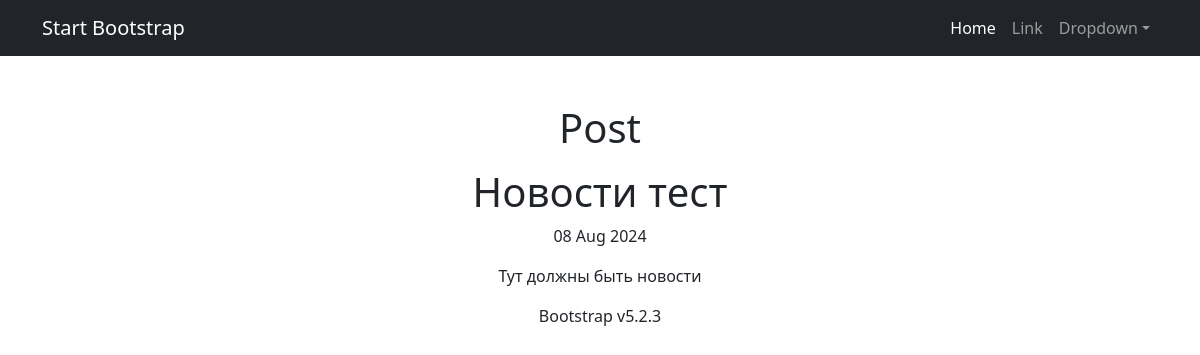
/posts/49, run on the app's committed database.
### news/models.py (models this page shows, shortened)
class Post(models.Model):
    article = 'A'
    news = 'N'
    POSITIONS = [
        (article, 'статья'),
        (news, 'новость')
    ]
    author = models.ForeignKey(Author, on_delete=models.CASCADE)
    type = models.CharField(max_length=1, choices=POSITIONS, default=news)
    date = models.DateTimeField(auto_now_add=True)
    category = models.ManyToManyField(
        Category,
        through='PostCategory',
        related_name='posts',)
    title = models.CharField(max_length=225)
    text = models.TextField()
    rating = models.IntegerField(default=0)

### news/views.py (the view)
# urls.py: path('<int:pk>', PostDetail.as_view(), name='post_detail'),
class PostDetail(DetailView):
    model = Post
    template_name = 'post_detail.html'
    context_object_name = 'post'

### news/templatetags/my_filters.py (called while the page is built)
@register.filter()
def censor(value):
    for word in censor_words:
        if word in value:
            value = value.replace(word[1:], '*' * len(word[1:]))
    return value

### templates/post_detail.html
{% extends 'flatpages/default.html' %}
{% load my_filters %}
{% block title %}
Post
{% endblock title %}
{% block content %}
<h1>{{ post.title|censor }}</h1>
<p>{{ post.date|date:'d M Y' }}</p>
<p>{{ post.text|censor}}</p>
{% endblock content %}

### data on the page
Post: title|censor "Новости тест", date "08 Aug 2024", text|censor "Тут должны быть новости"
